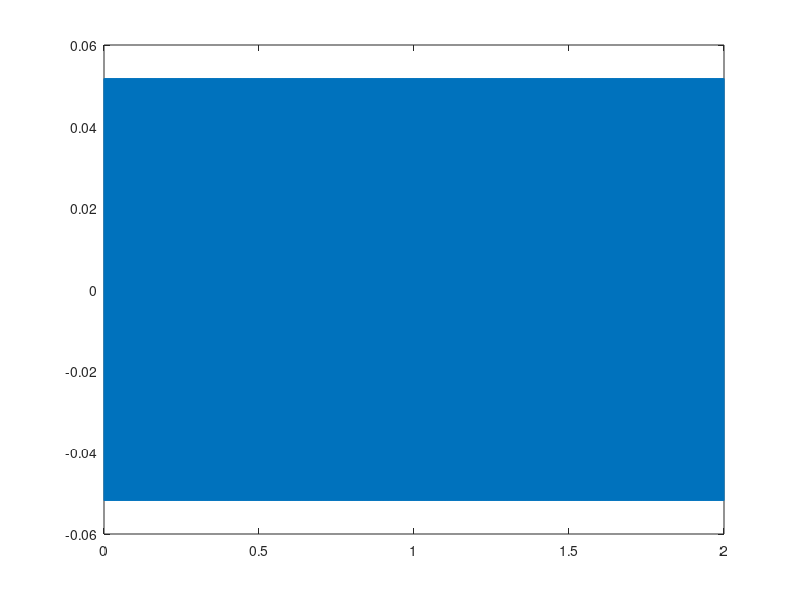

The MATLAB source for this figure:
fs = 2000;
t = 0 : 1/fs : 2;
f = 1000;
A = 0.2;
w = 15 * pi/180; % graus
y = A * sin( 2 * pi * f * t + w );
plot(t,y)
sound( y, fs, 16 );
